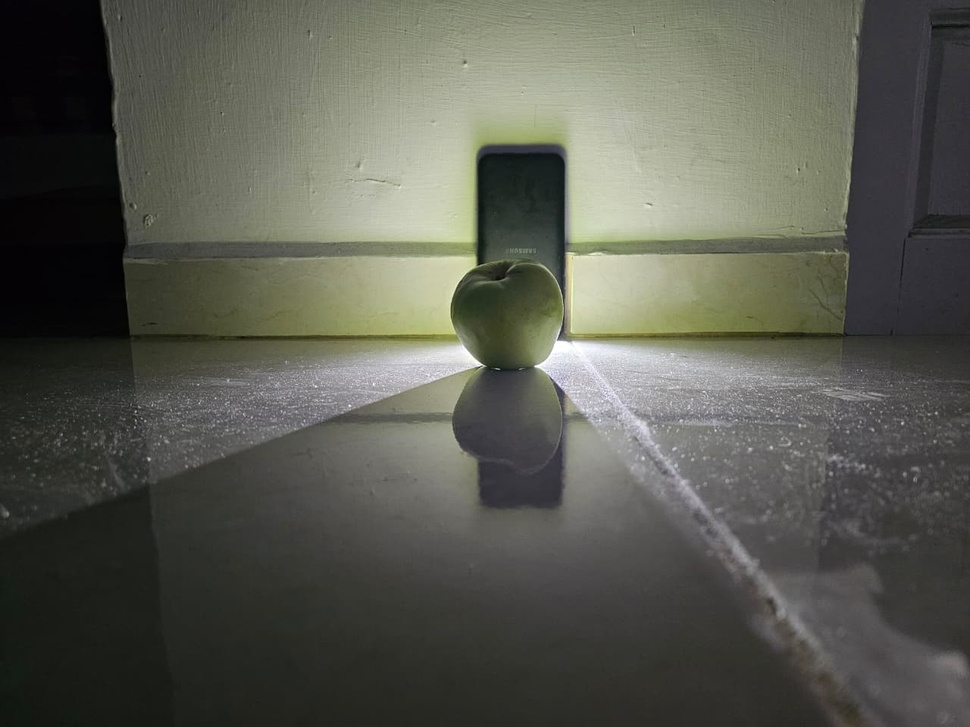
#> input picture tarea2u2/tras1.jpeg, 970 x 727 px, shrunk from 1280 x 960 before the run
$ python paso2.py
#> lines starting #> are read from the running program, lines starting #| are printed output that depends on the picture
import cv2
import numpy as np
import matplotlib.pyplot as plt

ruta_imagen = "tras1.jpeg"
imagen = cv2.imread(ruta_imagen)
#> imagen is the input picture: shape (727, 970, 3); mean B, G, R 81, 90.3, 89.1

if imagen is None:
    print("No se pudo cargar la imagen")
    exit()

imagen_yuv = cv2.cvtColor(imagen, cv2.COLOR_BGR2YUV)
#> imagen_yuv: shape (727, 970, 3); mean of channels 0, 1, 2 88.9, 124.1, 128.2

canal_y_original = imagen_yuv[:, :, 0]
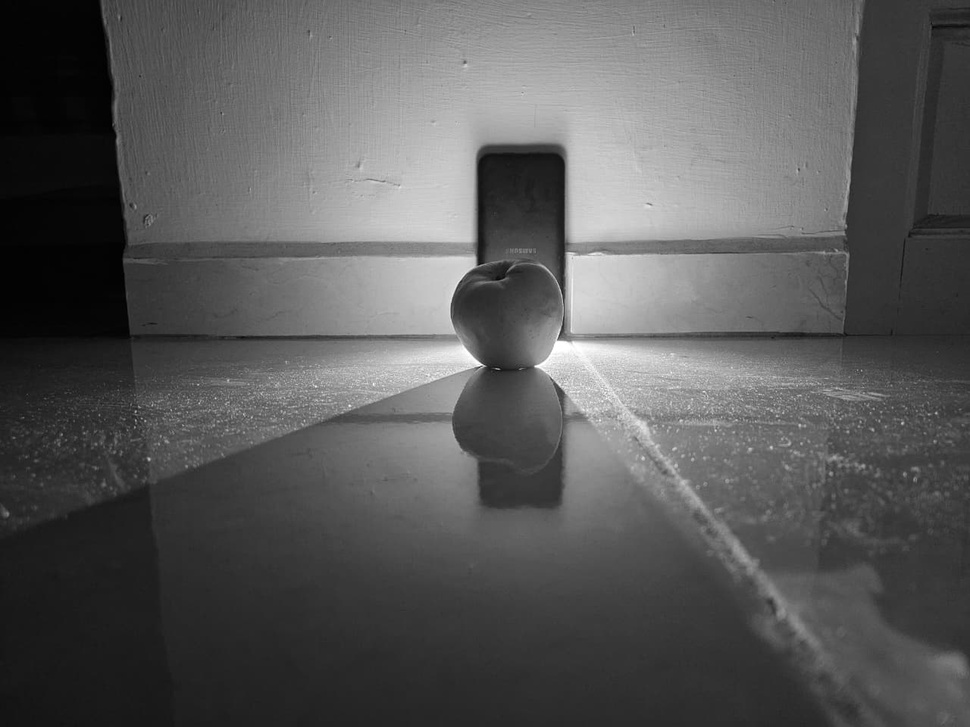
#> canal_y_original: shape (727, 970); min 0, max 255, mean 88.9

canal_y_ecualizado = cv2.equalizeHist(canal_y_original)
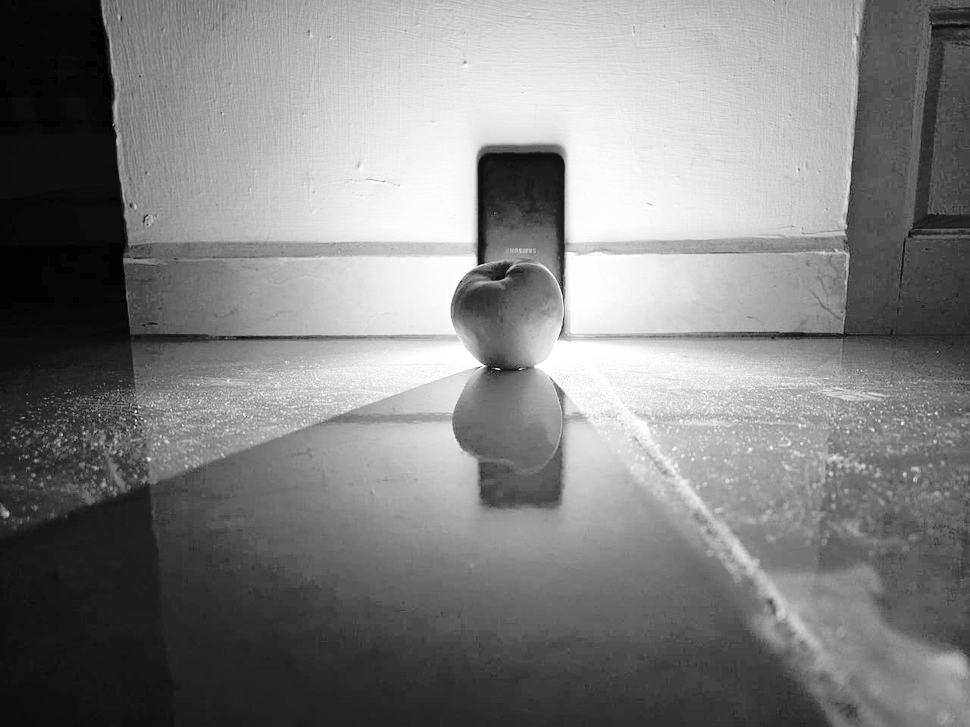
#> canal_y_ecualizado: shape (727, 970); min 0, max 255, mean 128.4

imagen_yuv[:, :, 0] = canal_y_ecualizado
#> imagen_yuv: shape (727, 970, 3); mean of channels 0, 1, 2 128.4, 124.1, 128.2

imagen_ecualizada = cv2.cvtColor(imagen_yuv, cv2.COLOR_YUV2BGR)
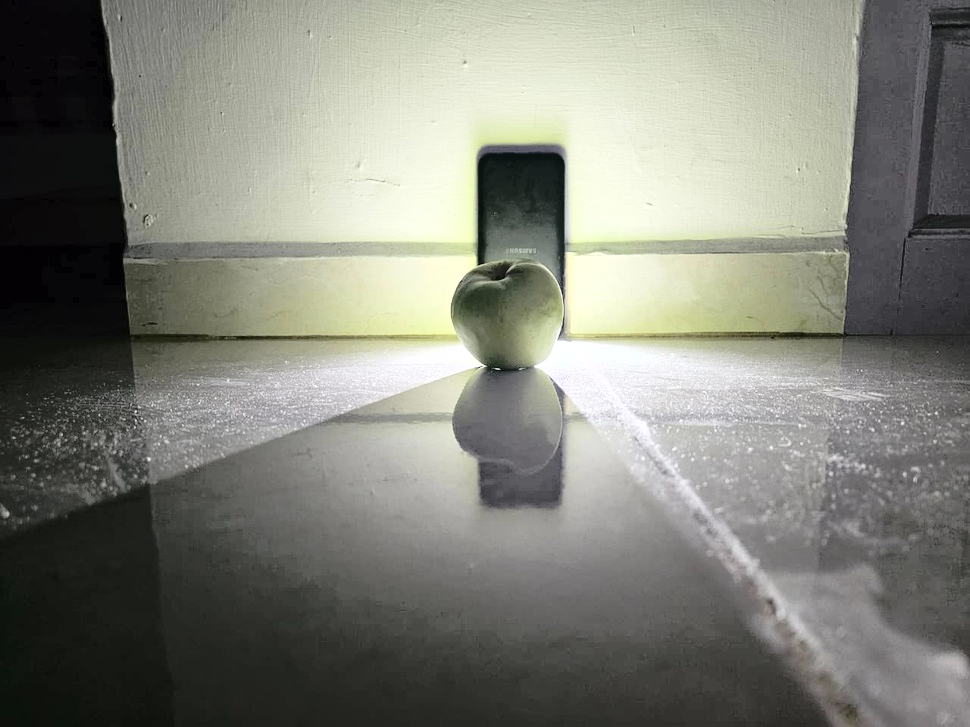
#> imagen_ecualizada: shape (727, 970, 3); mean B, G, R 120.5, 129.7, 128.6

cv2.imshow("Imagen Original", imagen)
cv2.imshow("Imagen Ecualizada", imagen_ecualizada)

plt.figure(figsize=(10,4))

plt.subplot(1,2,1)
plt.title("Histograma Original (Canal Y)")
plt.hist(canal_y_original.flatten(), bins=256, range=(0,255))

plt.subplot(1,2,2)
plt.title("Histograma Ecualizado (Canal Y)")
plt.hist(canal_y_ecualizado.flatten(), bins=256, range=(0,255))

plt.tight_layout()
plt.show()
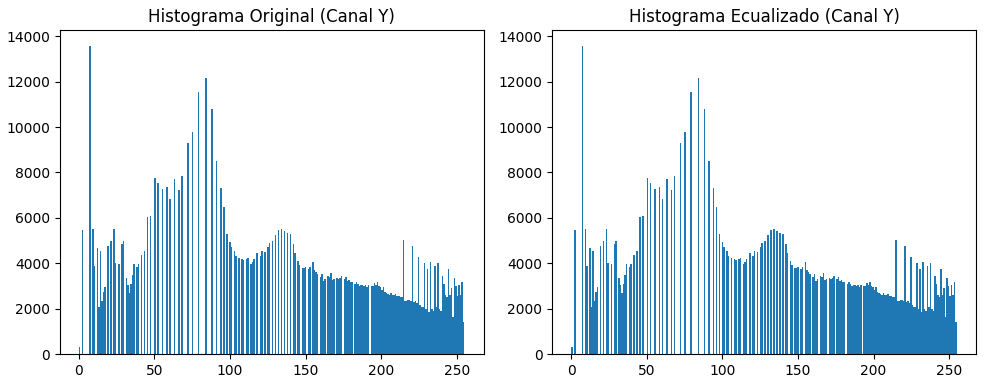
#> figure drawn by matplotlib, 2 panels; panel 1: tallest bar 13577 high, from x = 6.97 to 7.97; panel 2: tallest bar 13577 high, from x = 6.97 to 7.97

cv2.waitKey(0)
cv2.destroyAllWindows()

$ run again, with tarea2u2/der3.jpeg copied over tarea2u2/tras1.jpeg
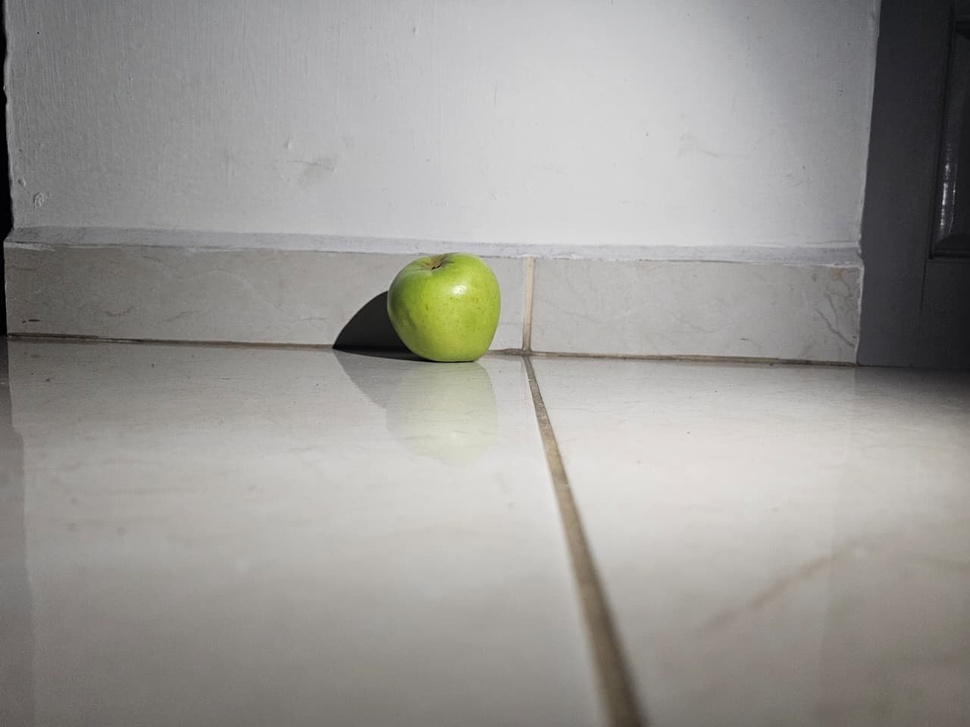
#> input picture tarea2u2/der3.jpeg, 970 x 727 px, shrunk from 1280 x 960 before the run
#> imagen is the input picture: shape (727, 970, 3); mean B, G, R 149.6, 153.3, 155
#> `canal_y_ecualizado = cv2.equalizeHist(canal_y_original)`:
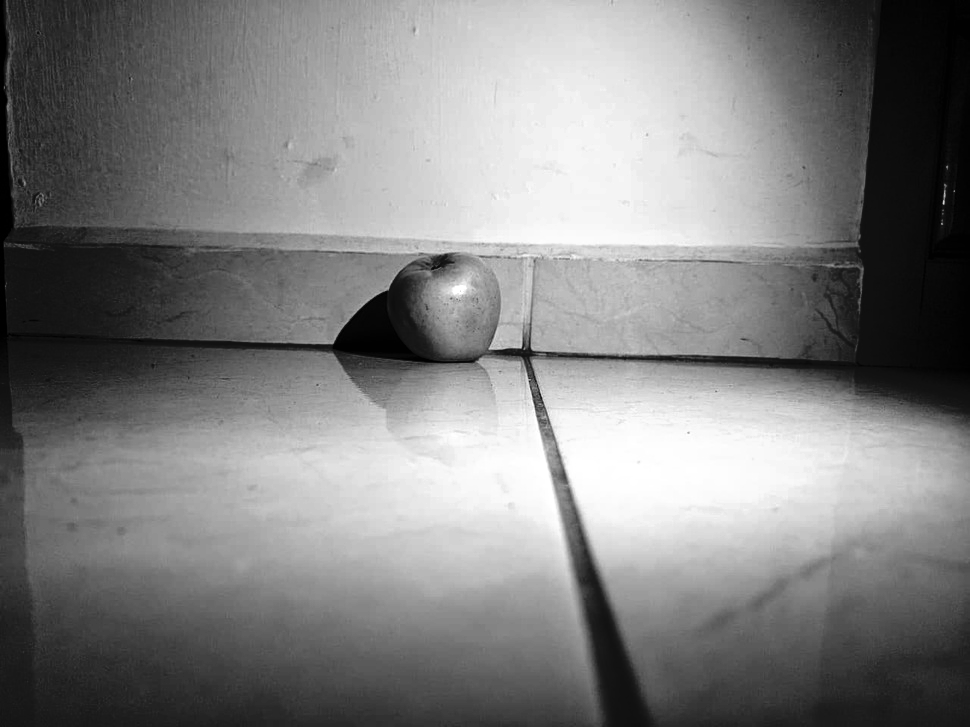
#> canal_y_ecualizado: shape (727, 970); min 0, max 255, mean 128.4
#> `plt.show()`:
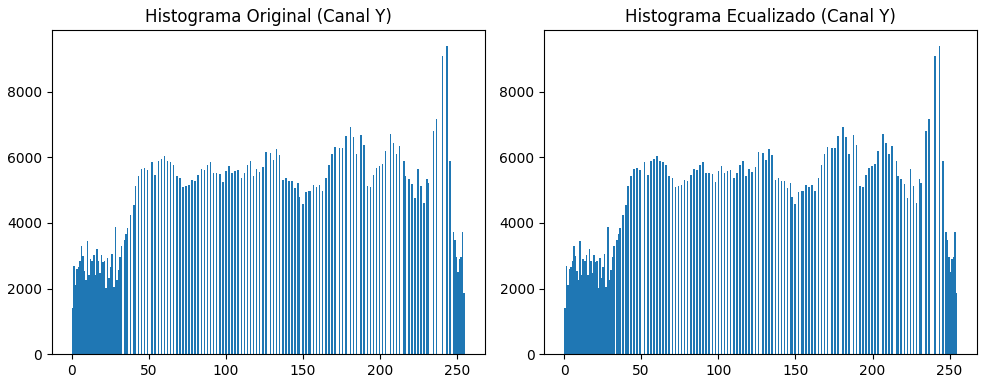
#> figure drawn by matplotlib, 2 panels; panel 1: tallest bar 9398 high, from x = 243 to 244; panel 2: tallest bar 9398 high, from x = 243 to 244

$ run again, with tarea2u2/izq5.jpeg copied over tarea2u2/tras1.jpeg
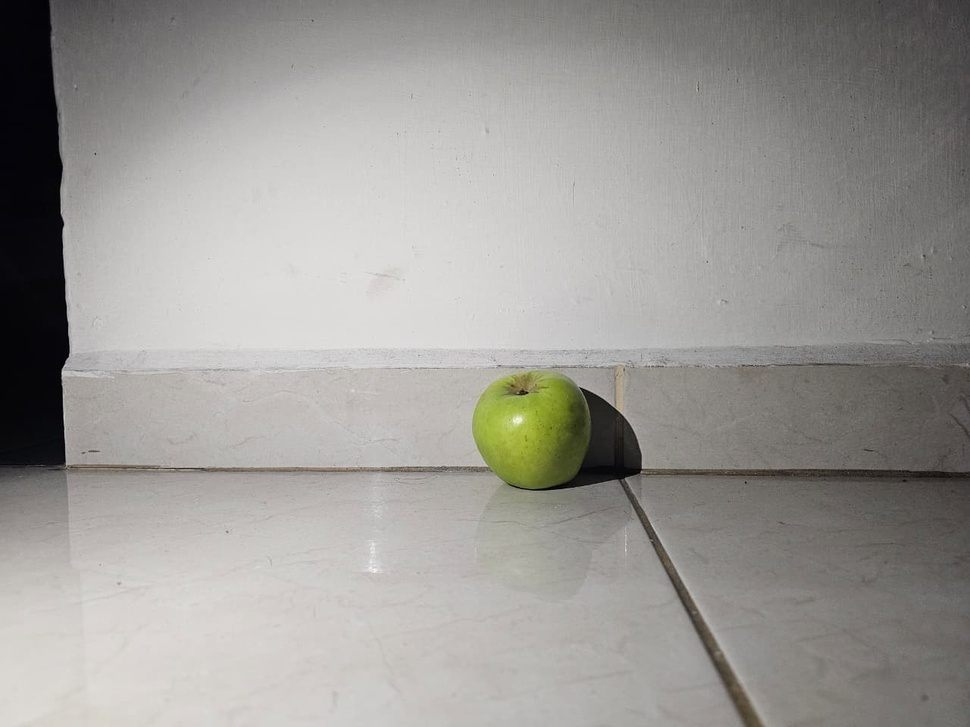
#> input picture tarea2u2/izq5.jpeg, 970 x 727 px, shrunk from 1280 x 960 before the run
#> imagen is the input picture: shape (727, 970, 3); mean B, G, R 149.7, 153.5, 155.4
#> `canal_y_ecualizado = cv2.equalizeHist(canal_y_original)`:
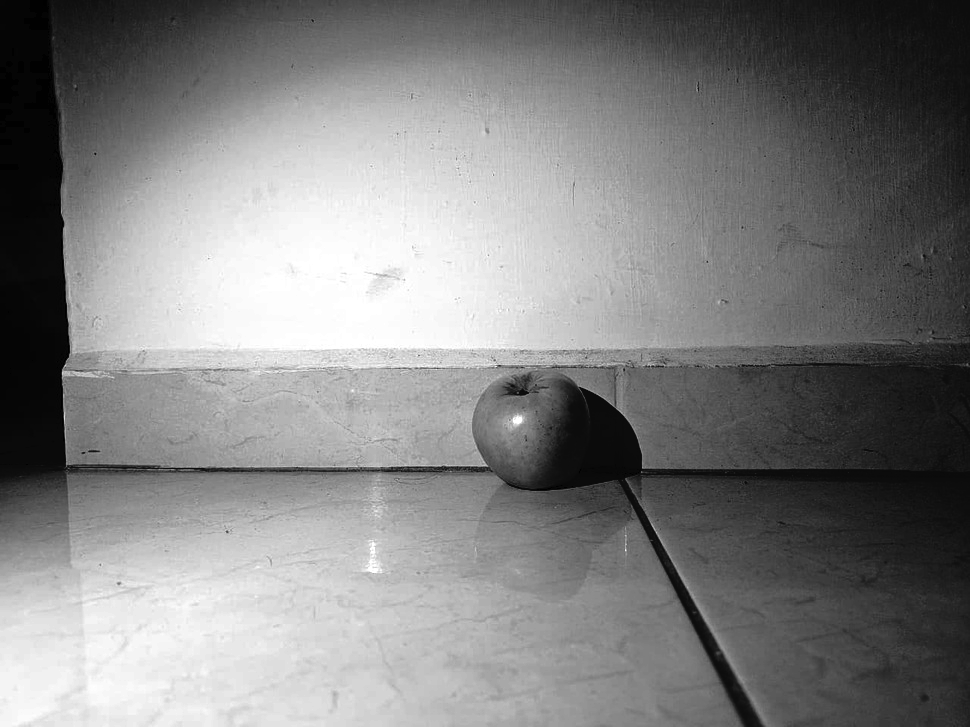
#> canal_y_ecualizado: shape (727, 970); min 0, max 255, mean 128.4
#> `plt.show()`:
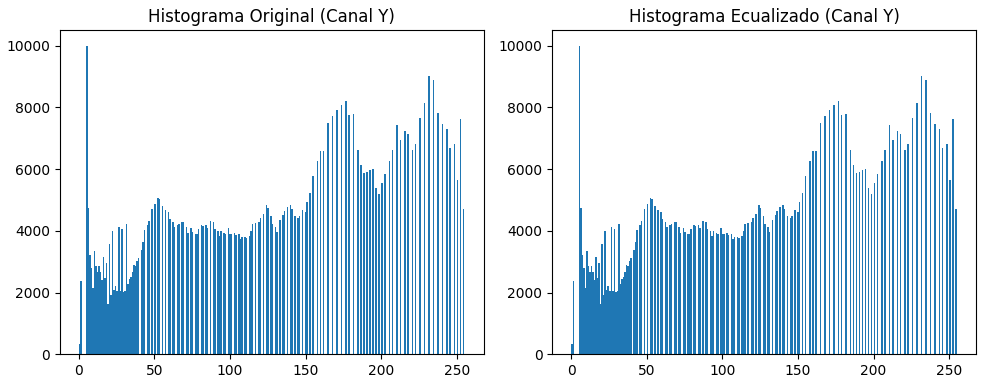
#> figure drawn by matplotlib, 2 panels; panel 1: tallest bar 9992 high, from x = 4.98 to 5.98; panel 2: tallest bar 9992 high, from x = 4.98 to 5.98
